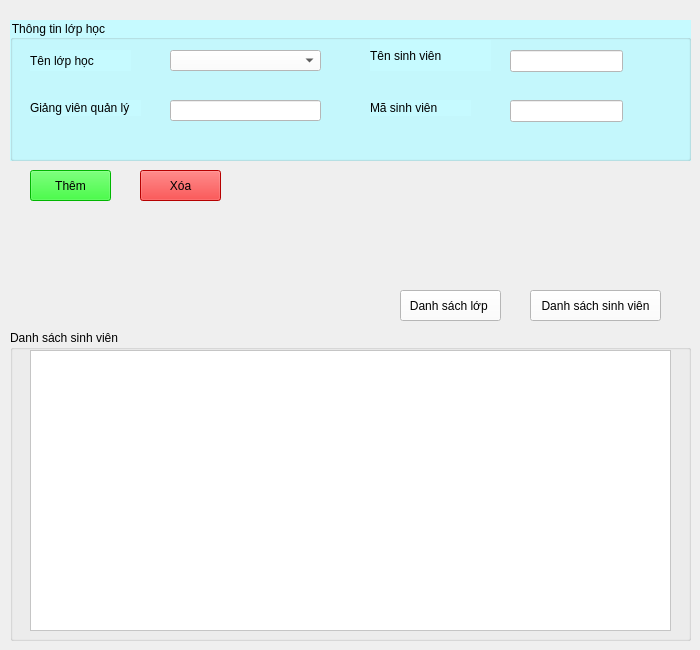
         <widget class="QWidget" name="quanLyLopHoc">
          <widget class="QPushButton" name="btn_addDS">
           <property name="geometry">
            <rect>
             <x>30</x>
             <y>170</y>
             <width>81</width>
             <height>31</height>
            </rect>
           </property>
           <property name="styleSheet">
            <string notr="true">background-color: rgb(0, 255, 0);</string>
           </property>
           <property name="text">
            <string>Thêm</string>
           </property>
          </widget>
          <widget class="QGroupBox" name="groupBox_10">
           <property name="geometry">
            <rect>
             <x>10</x>
             <y>20</y>
             <width>681</width>
             <height>141</height>
            </rect>
           </property>
           <property name="styleSheet">
            <string notr="true">background-color: rgb(198, 250, 255);</string>
           </property>
           <property name="title">
            <string>Thông tin lớp học</string>
           </property>
           <widget class="QLabel" name="label_26">
            <property name="geometry">
             <rect>
              <x>20</x>
              <y>30</y>
              <width>101</width>
              <height>21</height>
             </rect>
            </property>
            <property name="font">
             <font>
              <pointsize>9</pointsize>
             </font>
            </property>
            <property name="text">
             <string>Tên lớp học</string>
            </property>
           </widget>
           <widget class="QLineEdit" name="txt_giangVienQL">
            <property name="geometry">
             <rect>
              <x>160</x>
              <y>80</y>
              <width>151</width>
              <height>21</height>
             </rect>
            </property>
            <property name="styleSheet">
             <string notr="true">background-color: rgb(255, 255, 255);</string>
            </property>
           </widget>
           <widget class="QLabel" name="label_29">
            <property name="geometry">
             <rect>
              <x>20</x>
              <y>80</y>
              <width>111</width>
              <height>16</height>
             </rect>
            </property>
            <property name="font">
             <font>
              <pointsize>9</pointsize>
             </font>
            </property>
            <property name="text">
             <string>Giảng viên quản lý</string>
            </property>
           </widget>
           <widget class="QLabel" name="label_30">
            <property name="geometry">
             <rect>
              <x>360</x>
              <y>20</y>
              <width>121</width>
              <height>31</height>
             </rect>
            </property>
            <property name="font">
             <font>
              <pointsize>9</pointsize>
             </font>
            </property>
            <property name="text">
             <string>Tên sinh viên</string>
            </property>
           </widget>
           <widget class="QLineEdit" name="txt_tenSinhVienQL">
            <property name="geometry">
             <rect>
              <x>500</x>
              <y>30</y>
              <width>113</width>
              <height>22</height>
             </rect>
            </property>
            <property name="styleSheet">
             <string notr="true">background-color: rgb(255, 255, 255);</string>
            </property>
           </widget>
           <widget class="QLabel" name="label_35">
            <property name="geometry">
             <rect>
              <x>360</x>
              <y>80</y>
              <width>101</width>
              <height>16</height>
             </rect>
            </property>
            <property name="font">
             <font>
              <pointsize>9</pointsize>
             </font>
            </property>
            <property name="text">
             <string>Mã sinh viên</string>
            </property>
           </widget>
           <widget class="QComboBox" name="ccb_lopHocQL">
            <property name="geometry">
             <rect>
              <x>160</x>
              <y>30</y>
              <width>151</width>
              <height>21</height>
             </rect>
            </property>
            <property name="styleSheet">
             <string notr="true">background-color: rgb(255, 255, 255);</string>
            </property>
           </widget>
           <widget class="QLineEdit" name="txt_masvQL">
            <property name="geometry">
             <rect>
              <x>500</x>
              <y>80</y>
              <width>113</width>
              <height>22</height>
             </rect>
            </property>
            <property name="styleSheet">
             <string notr="true">background-color: rgb(255, 255, 255);</string>
            </property>
           </widget>
          </widget>
          <widget class="QGroupBox" name="groupBox_11">
           <property name="geometry">
            <rect>
             <x>10</x>
             <y>330</y>
             <width>681</width>
             <height>311</height>
            </rect>
           </property>
           <property name="title">
            <string>Danh sách sinh viên</string>
           </property>
           <widget class="QTableWidget" name="tbl_sinhVienQL">
            <property name="geometry">
             <rect>
              <x>20</x>
              <y>20</y>
              <width>641</width>
              <height>281</height>
             </rect>
            </property>
            <property name="styleSheet">
             <string notr="true">background-color: rgb(255, 255, 255);</string>
            </property>
           </widget>
          </widget>
          <widget class="QPushButton" name="btn_danhSachLop">
           <property name="geometry">
            <rect>
             <x>400</x>
             <y>290</y>
             <width>101</width>
             <height>31</height>
            </rect>
           </property>
           <property name="styleSheet">
            <string notr="true">background-color: rgb(255, 255, 255);</string>
           </property>
           <property name="text">
            <string>Danh sách lớp </string>
           </property>
          </widget>
          <widget class="QPushButton" name="btn_danhSachSinhVien">
           <property name="geometry">
            <rect>
             <x>530</x>
             <y>290</y>
             <width>131</width>
             <height>31</height>
            </rect>
           </property>
           <property name="styleSheet">
            <string notr="true">background-color: rgb(255, 255, 255);</string>
           </property>
           <property name="text">
            <string>Danh sách sinh viên</string>
           </property>
          </widget>
          <widget class="QPushButton" name="btn_xoaDS">
           <property name="geometry">
            <rect>
             <x>140</x>
             <y>170</y>
             <width>81</width>
             <height>31</height>
            </rect>
           </property>
           <property name="styleSheet">
            <string notr="true">background-color: rgb(255, 0, 0);</string>
           </property>
           <property name="text">
            <string>Xóa</string>
           </property>
          </widget>
         </widget>
